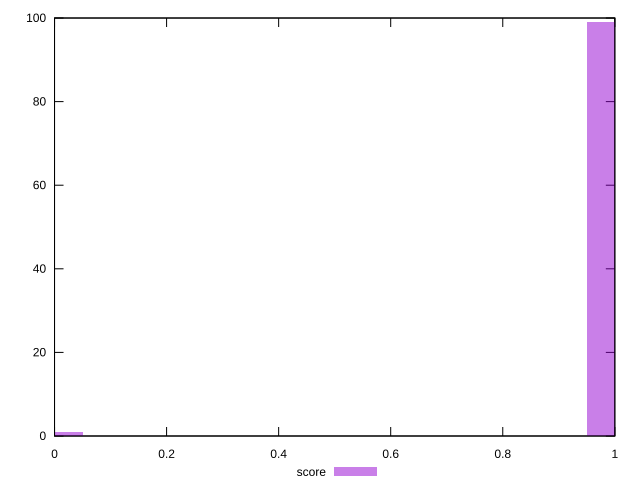

gnuplot code for this plot:
reset

$score <<EOF
0 1
1 99
EOF

set key outside below
set boxwidth 0.1
set xrange [0:1]
set yrange [0:100]
set trange [0:100]
set style fill transparent solid 0.5 noborder
set terminal svg size 640, 490 enhanced background rgb 'white'
set output "reports/report_00031_2021-02-24T23-18-18.084Z/server-response-time/samples/music/score/histogram.svg"

plot $score title "score" with boxes

reset
